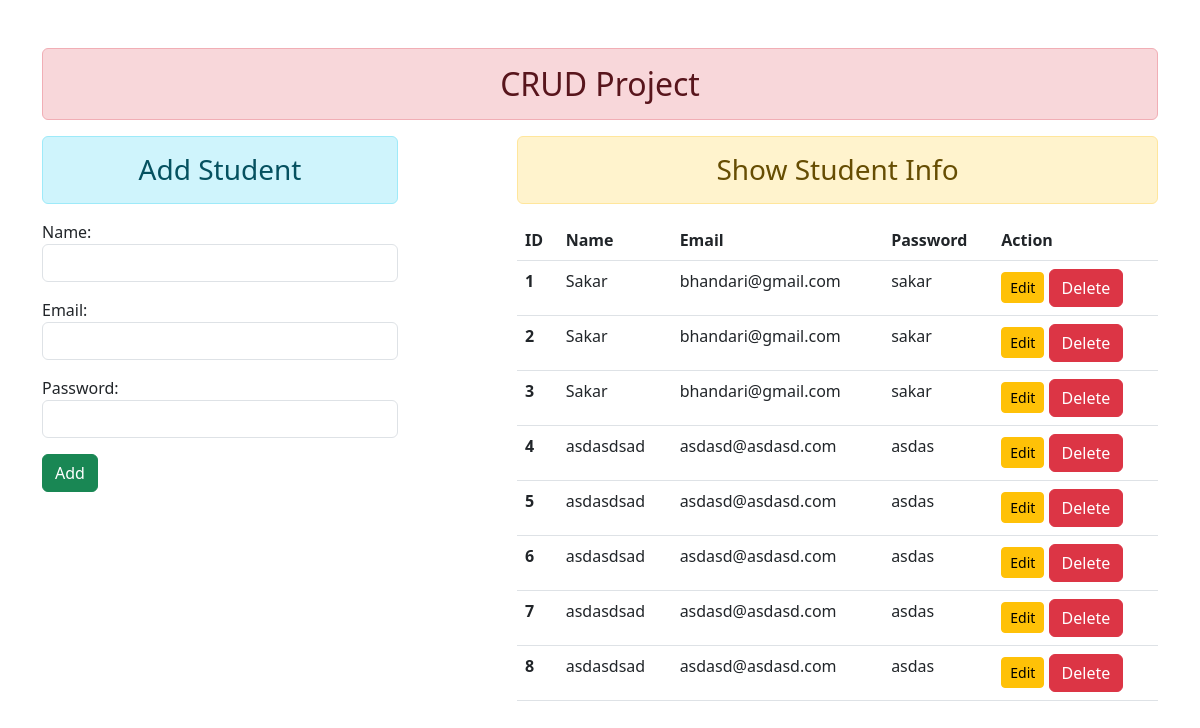
The app's page /, older data.
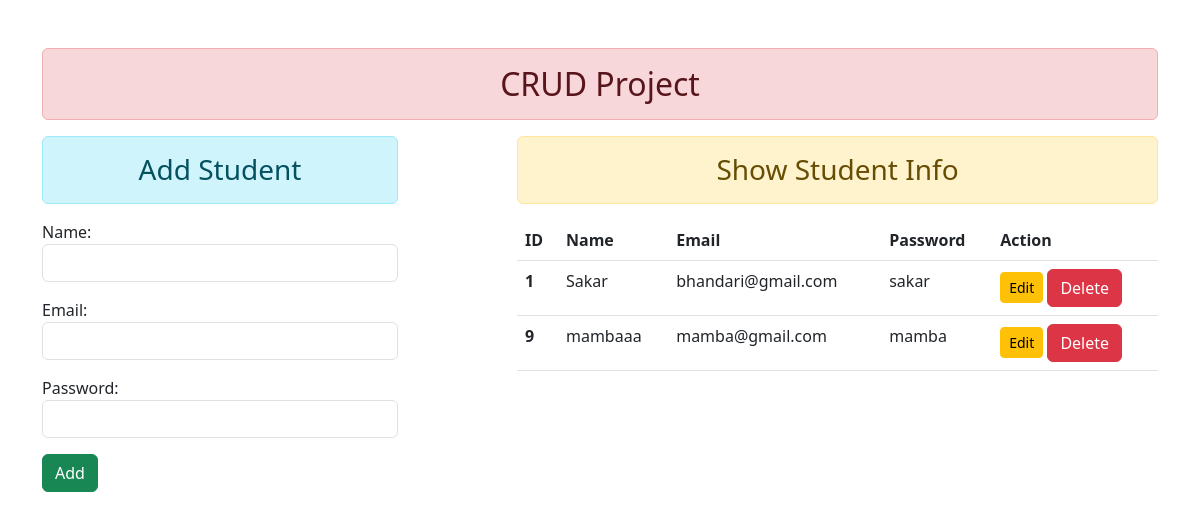
The same page, newer data.
### sakarapp/models.py (models this page shows)
class User(models.Model):
    name=models.CharField(max_length=70)
    email=models.EmailField(max_length=70)
    password=models.CharField(max_length=70)

### sakarapp/views.py (the view)
# urls.py: path('',views.add_show, name='addandshow'),
def add_show(request):
    if request.method == 'POST':
        fm=StudentRegistration(request.POST)
        if fm.is_valid():
            fm.save()
            fm = StudentRegistration()
    else:
        fm = StudentRegistration()
    info = User.objects.all()
    return render(request, 'sakarapp/addandshow.html' , {'form':fm , 'info':info})

### sakarapp/forms.py
class StudentRegistration(forms.ModelForm):
    class Meta:
        model=User
        fields = ['name' , 'email' , 'password']
        widgets ={
            'name' :forms.TextInput(attrs={'class':'form-control'}),
            'email' :forms.EmailInput(attrs={'class':'form-control'}),
            'password' :forms.PasswordInput(attrs={'class':'form-control'}),
        }

### sakarapp/templates/sakarapp/addandshow.html (shortened to what this page needs)
{% extends "sakarapp/base.html" %}
{% block content %}
<div class="row">
    <div class="col-sm-4">
        <h3 class="text-center alert alert-info">Add Student</h3>
        <form action="" method="POST">
            {{form.as_p}}
            <input type="submit" class="btn btn-success" value="Add">
        </form>
    </div>
    <div class="col-sm-7 offset-1">
        <h3 class="text-center alert alert-warning">Show Student Info</h3>
        {% if info %}
        <table class="table table-hover">
            <thead>
              <tr>
                <th scope="col">ID</th>
                <th scope="col">Name</th>
                <th scope="col">Email</th>
                <th scope="col">Password</th>
                <th scope="col">Action</th>
              </tr>
            </thead>
            <tbody>
                {% for infos in info %}
                    <tr>
                        <th scope="row">{{infos.id}}</th>
                        <td>{{infos.name}}</td>
                        <td>{{infos.email}}</td>
                        <td>{{infos.password}}</td>
                        <td>
                            <a href="{% url 'update' infos.id %}" class="btn btn-warning btn-sm">Edit</a>
                            <form action="{% url 'delete' infos.id %}" method="POST" class="d-inline">
                                <input type="submit" class="btn btn-danger "value="Delete">
                            </form>
                        </td>
                    </tr>
                {% endfor %}
            </tbody>
          </table>
        {% else %}
            <h4>No Records Found</h4>
        {% endif %}
    </div>
</div>
{% endblock content %}

Row changes from the older to the newer data that the page shows:
removed User: id "2", name "Sakar", email "bhandari@gmail.com", password "sakar"
removed User: id "3", name "Sakar", email "bhandari@gmail.com", password "sakar"
removed User: id "4", name "asdasdsad", email "asdasd@asdasd.com", password "asdas"
removed User: id "5", name "asdasdsad", email "asdasd@asdasd.com", password "asdas"
removed User: id "6", name "asdasdsad", email "asdasd@asdasd.com", password "asdas"
removed User: id "7", name "asdasdsad", email "asdasd@asdasd.com", password "asdas"
removed User: id "8", name "asdasdsad", email "asdasd@asdasd.com", password "asdas"
added User: id "9", name "mambaaa", email "mamba@gmail.com", password "mamba"
